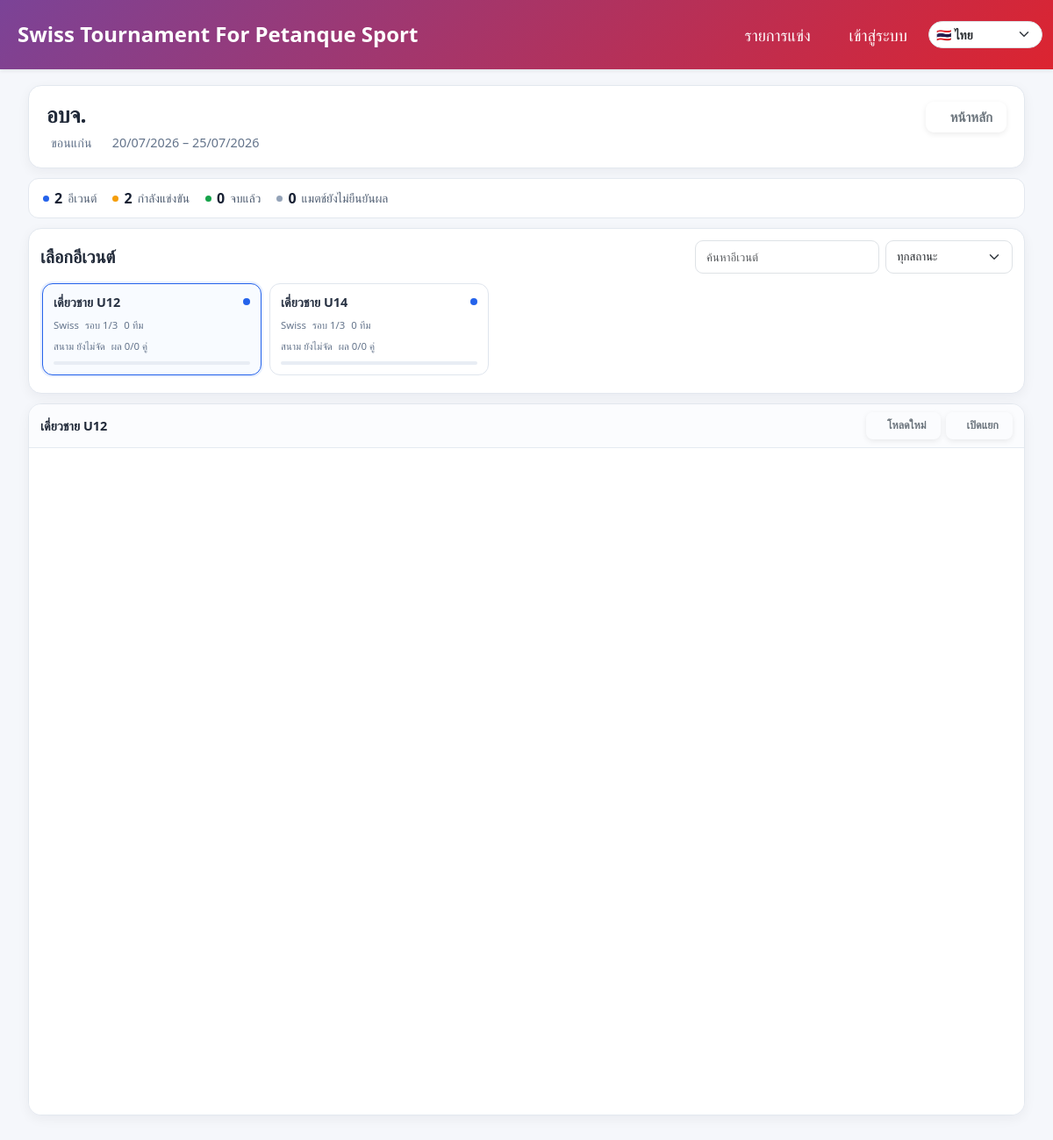
The page /tournament/1?manage=1 on the database its author committed.
### models.py (models this page shows)
class Tournament(db.Model):
    __tablename__ = "tournaments"
    id = db.Column(db.Integer, primary_key=True)
    name = db.Column(db.String(180), nullable=False)
    location = db.Column(db.String(180), nullable=True)
    start_date = db.Column(db.Date, nullable=True)
    end_date = db.Column(db.Date, nullable=True)
    status = db.Column(db.String(30), nullable=False, default="active")
    field_prefix = db.Column(db.String(10), nullable=False, default="")
    field_start = db.Column(db.Integer, nullable=False, default=1)
    field_max = db.Column(db.Integer, nullable=False, default=16)
    field_exclude = db.Column(db.String(255), nullable=False, default="")
    creator_id = db.Column(db.Integer, db.ForeignKey("users.id"), nullable=False)
    created_at = db.Column(db.DateTime, nullable=False, default=datetime.utcnow)
    events = db.relationship(
        "TournamentEvent",
        backref="tournament",
        cascade="all, delete-orphan",
        lazy=True,
        order_by="TournamentEvent.position",
    )
    engine_events = db.relationship(
        "Event",
        backref="tournament",
        lazy=True,
        foreign_keys="Event.tournament_id",
        order_by="Event.date, Event.id",
    )
    master_teams = db.relationship(
        "TournamentMasterTeam",
        backref="tournament",
        cascade="all, delete-orphan",
        lazy=True,
        order_by="TournamentMasterTeam.name",
    )

class Event(db.Model):
    __tablename__ = "events"
    id = db.Column(db.Integer, primary_key=True)
    name = db.Column(db.String(100), nullable=False)
    location = db.Column(db.String(100))
    category = db.Column(db.String(50))
    sex = db.Column(db.String(50))
    age_group = db.Column(db.String(50))
    rounds = db.Column(db.Integer)
    competition_format = db.Column(db.String(40), nullable=False, default="swiss")
    current_round = db.Column(db.Integer, default=1)
    date = db.Column(db.Date, nullable=True)
    auto_field_enabled = db.Column(db.Boolean, default=False)
    field_prefix = db.Column(db.String(10), default='')  # เช่น 'A', ''
    field_start = db.Column(db.Integer, default=1)
    field_max = db.Column(db.Integer, default=16)
    field_exclude = db.Column(db.String, default='')  # เช่น '3,7,11
    logo_filename = db.Column(db.Text)  # เก็บเป็น JSON list
    is_finished = db.Column(db.Boolean, default=False, nullable=False)
    finished_at = db.Column(db.DateTime, nullable=True)
    finished_by_id = db.Column(db.Integer, db.ForeignKey("users.id"), nullable=True)
    created_at = db.Column(db.DateTime, server_default=text('CURRENT_TIMESTAMP'), nullable=True)
    creator_id = db.Column(db.Integer, db.ForeignKey("users.id"), nullable=False)
    tournament_id = db.Column(db.Integer, db.ForeignKey("tournaments.id"), nullable=True, index=True)
    teams = db.relationship("Team", backref="event", cascade="all, delete-orphan", lazy=True)
    matches = db.relationship("Match", backref="event", cascade="all, delete-orphan", lazy=True)

### app.py (the view)
@app.route("/tournament/<int:tournament_id>")
def tournament_workspace(tournament_id):
    tournament = Tournament.query.get_or_404(tournament_id)
    events = Event.query.filter_by(tournament_id=tournament.id).order_by(Event.date.asc(), Event.id.asc()).all()
    event_ids = [event.id for event in events]
    team_counts = {}
    match_rows = {}
    if event_ids:
        team_counts = dict(
            db.session.query(Team.event_id, func.count(Team.id))
            .filter(Team.event_id.in_(event_ids))
            .group_by(Team.event_id)
            .all()
        )
        match_rows = {
            event_id: {
                "matches": int(total or 0),
                "locked": int(locked or 0),
                "pending": int(pending or 0),
                "field_min": field_min,
                "field_max": field_max,
            }
            for event_id, total, locked, pending, field_min, field_max in (
                db.session.query(
                    Match.event_id,
                    func.count(Match.id),
                    func.sum(db.case((Match.is_locked.is_(True), 1), else_=0)),
                    func.sum(db.case((Match.pending_is_submitted.is_(True), 1), else_=0)),
                    func.min(Match.field),
                    func.max(Match.field),
                )
                .filter(Match.event_id.in_(event_ids))
                .group_by(Match.event_id)
                .all()
            )
        }
    event_stats = {}
    for event in events:
        row = match_rows.get(event.id, {"matches": 0, "locked": 0, "pending": 0, "field_min": None, "field_max": None})
        total = row["matches"]
        locked = row["locked"]
        event_stats[event.id] = {
            **row,
            "teams": int(team_counts.get(event.id, 0) or 0),
            "waiting": max(total - locked, 0),
            "progress": round((locked * 100 / total), 0) if total else 0,
        }
    dashboard_stats = {
        "total": len(events),
        "active": sum(1 for event in events if not event.is_finished),
        "finished": sum(1 for event in events if event.is_finished),
        "waiting": sum(item["waiting"] for item in event_stats.values()),
        "pending": sum(item["pending"] for item in event_stats.values()),
    }
    return render_template(
        "tournament_workspace.html",
        tournament=tournament,
        events=events,
        event_stats=event_stats,
        dashboard_stats=dashboard_stats,
    )

### app.py (called while the page is built, shortened)
def get_current_lang():
    lang = request.args.get("lang") or session.get("lang") or "th"
    if lang not in SUPPORTED_LANGS:
        lang = "th"
    session["lang"] = lang
    return lang

@app.context_processor
def inject_i18n():
    lang = get_current_lang()
    return {
        "current_lang": lang,
        "supported_langs": SUPPORTED_LANGS,
        "text_translations": TEXT_TRANSLATIONS,
        "t": lambda key: translate(key, lang),
    }

@app.before_request
def protect_mutating_object_routes():
    if request.method not in {'POST', 'PUT', 'PATCH', 'DELETE'} or not current_user.is_authenticated:
        return None

### i18n.py (called while the page is built)
def translate(key, lang="th"):
    table = TRANSLATIONS.get(key, {})
    return table.get(lang) or table.get("th") or key

### templates/tournament_workspace.html (shortened to what this page needs)
{% extends 'base.html' %}
{% block content %}
<div class="tw">
 <section class="tw-head"><div class="d-flex justify-content-between align-items-start gap-3 flex-wrap"><div><h2 class="tw-title">{{ tournament.name }}</h2><div class="tw-meta"><span>{{ tournament.location or 'ไม่ระบุสถานที่' }}</span><span>{{ tournament.start_date.strftime('%d/%m/%Y') if tournament.start_date else 'ไม่ระบุวันที่' }}{% if tournament.end_date and tournament.end_date != tournament.start_date %} – {{ tournament.end_date.strftime('%d/%m/%Y') }}{% endif %}</span></div></div><div class="head-actions"><a href="{{ url_for('index') }}" class="btn btn-outline-secondary"> หน้าหลัก</a></div></div></section>
 <div class="summary"><span class="sum-item"><span class="dot"></span><strong>{{ dashboard_stats.total }}</strong> อีเวนต์</span><span class="sum-item"><span class="dot orange"></span><strong>{{ dashboard_stats.active }}</strong> กำลังแข่งขัน</span><span class="sum-item"><span class="dot green"></span><strong>{{ dashboard_stats.finished }}</strong> จบแล้ว</span><span class="sum-item"><span class="dot gray"></span><strong>{{ dashboard_stats.waiting }}</strong> แมตช์ยังไม่ยืนยันผล</span>{% if dashboard_stats.pending %}<span class="sum-item text-warning"><i class="bi bi-exclamation-triangle"></i><strong>{{ dashboard_stats.pending }}</strong> คะแนนออนไลน์รอตรวจ</span>{% endif %}</div>
 {% if events %}<section class="event-nav"><div class="nav-head"><h5>เลือกอีเวนต์</h5><div class="nav-tools"><input id="searchEvent" class="form-control" type="search" placeholder="ค้นหาอีเวนต์"><select id="statusFilter" class="form-select"><option value="">ทุกสถานะ</option><option value="active">กำลังแข่งขัน</option><option value="finished">จบแล้ว</option></select></div></div><div class="tabs">
 {% for event in events %}{% set s=event_stats[event.id] %}<button type="button" class="event-tab {% if loop.first %}active{% endif %} {% if event.is_finished %}done{% elif s.matches and s.waiting %}wait{% endif %}" data-event="{{ event.id }}" data-url="{{ url_for('event_detail',event_id=event.id) }}" data-status="{{ 'finished' if event.is_finished else 'active' }}" data-search="{{ (event.name ~ ' ' ~ (event.category or '') ~ ' ' ~ (event.sex or '') ~ ' ' ~ (event.age_group or ''))|lower }}"><div class="tab-title"><span>{{ event.category or '' }}{{ event.sex or '' }} {{ (event.age_group or '')|replace('อายุไม่เกิน ','U')|replace(' ปี','') }}</span><span class="status"></span></div><div class="tab-meta"><span> {{ (event.competition_format or 'swiss')|replace('_',' ')|title }}</span><span> รอบ {{ event.current_round or 1 }}/{{ event.rounds or 1 }}</span><span> {{ s.teams }} ทีม</span></div><div class="tab-meta"><span> สนาม {% if s.field_min %}{{ event.field_prefix or '' }}{{ s.field_min }}{% if s.field_max and s.field_max != s.field_min %}–{{ event.field_prefix or '' }}{{ s.field_max }}{% endif %}{% else %}ยังไม่จัด{% endif %}</span><span> ผล {{ s.locked }}/{{ s.matches }} คู่</span></div><div class="mini-progress"><span style="width:{{ s.progress|int }}%"></span></div></button>{% endfor %}
 </div></section>
 <section class="frame-box"><div class="frame-bar"><div class="frame-name" id="frameName"></div><div class="frame-actions"><button id="reloadFrame" type="button" class="btn btn-outline-secondary"> <span class="txt">โหลดใหม่</span></button><a id="openSeparate" target="_blank" class="btn btn-outline-secondary"> <span class="txt">เปิดแยก</span></a></div></div><div class="frame-stack" id="frameStack"></div></section>
 {% endif %}
</div>
{% endblock %}

### static/css/style.css (style rules this page uses)
button.btn, .btn { font-family: "Prompt", "Segoe UI", sans-serif; font-weight: 600; font-size: 0.95rem; padding: 0.4rem 1rem; border-radius: 0.65rem; display: inline-flex; align-items: center; justify-content: center; gap: 0.5rem; transition: all 0.25s ease; text-transform: none; box-shadow: 0 2px 6px rgba(0, 0, 0, 0.08); border: none; cursor: pointer; }

### templates/tournament_workspace.html (style rules this page uses)
body { background:#f5f7fb }
.tw { max-width:1600px;margin:auto;padding:18px 8px 36px;color:#202938 }
.tw-head,.event-nav,.frame-box { background:#fff;border:1px solid #e3e8ef;border-radius:15px;box-shadow:0 4px 14px rgba(15,23,42,.05) }
.tw-head { padding:18px 20px }
.tw-title { font-size:1.55rem;font-weight:800;margin:0 0 6px }
.tw-meta { display:flex;gap:18px;flex-wrap:wrap;color:#64748b;font-size:.9rem }
.head-actions { display:flex;gap:8px;flex-wrap:wrap }
.head-actions .btn { border-radius:9px;font-weight:700 }
.summary { display:flex;gap:18px;align-items:center;flex-wrap:wrap;background:#fff;border:1px solid #e3e8ef;border-radius:12px;padding:10px 16px;margin:11px 0;color:#526074;font-size:.86rem }
.summary strong { color:#172033;font-size:1rem }
.sum-item { display:flex;align-items:center;gap:6px }
.dot { width:7px;height:7px;border-radius:50%;background:#2563eb }
.dot.green { background:#16a34a }
.dot.orange { background:#f59e0b }
.dot.gray { background:#94a3b8 }
.event-nav { padding:13px;position:sticky;top:4px;z-index:20 }
.nav-head { display:flex;justify-content:space-between;align-items:center;gap:10px;margin-bottom:9px }
.nav-head h5 { font-weight:800;margin:0 }
.nav-tools { display:flex;gap:7px }
.nav-tools .form-control,.nav-tools .form-select { height:38px;border-radius:9px;font-size:.82rem }
.nav-tools .form-control { width:210px }
.nav-tools .form-select { width:145px }
.tabs { display:flex;gap:9px;overflow-x:auto;padding:2px 2px 7px;scrollbar-width:thin }
.event-tab { flex:0 0 250px;text-align:left;border:1px solid #dfe5ed;background:#fff;border-radius:12px;padding:11px 12px;color:#273142;transition:.15s }
.event-tab.active { border-color:#2563eb;box-shadow:0 0 0 2px rgba(37,99,235,.1);background:#f8fbff }
.tab-title { display:flex;justify-content:space-between;gap:8px;font-weight:800;font-size:.9rem;line-height:1.35 }
.status { width:8px;height:8px;border-radius:50%;background:#2563eb;flex:none;margin-top:5px }
.tab-meta { display:flex;gap:7px;flex-wrap:wrap;margin-top:7px;color:#64748b;font-size:.71rem }
.tab-meta span { white-space:nowrap }
.mini-progress { height:4px;background:#e8edf4;border-radius:99px;margin-top:9px;overflow:hidden }
.frame-box { margin-top:11px;overflow:hidden }
.frame-bar { display:flex;align-items:center;justify-content:space-between;gap:10px;padding:9px 13px;border-bottom:1px solid #e5eaf1;background:#fbfcfe }
.frame-name { font-weight:800;font-size:.9rem }
.frame-actions { display:flex;gap:6px }
.frame-actions .btn { font-size:.78rem;border-radius:8px }
.frame-stack { position:relative;min-height:760px }

### rows shown on the page
Tournament: name "อบจ.", location "ขอนแก่น", start_date "20/07/2026", end_date "25/07/2026"
Event: category "เดี่ยว", sex "ชาย", age_group "U12", competition_format "Swiss", current_round "1", rounds "3", teams "0", locked "0", matches "0"
Event: category "เดี่ยว", sex "ชาย", age_group "U14", competition_format "Swiss", current_round "1", rounds "3", teams "0", locked "0", matches "0"

### other values the page prints
{{ t('events') }} "รายการแข่ง"
{{ t('login') }} "เข้าสู่ระบบ"
{{ dashboard_stats.total }} "2"
{{ dashboard_stats.active }} "2"
{{ dashboard_stats.finished }} "0"
{{ dashboard_stats.waiting }} "0"
form field value "🇹🇭 ไทย"
